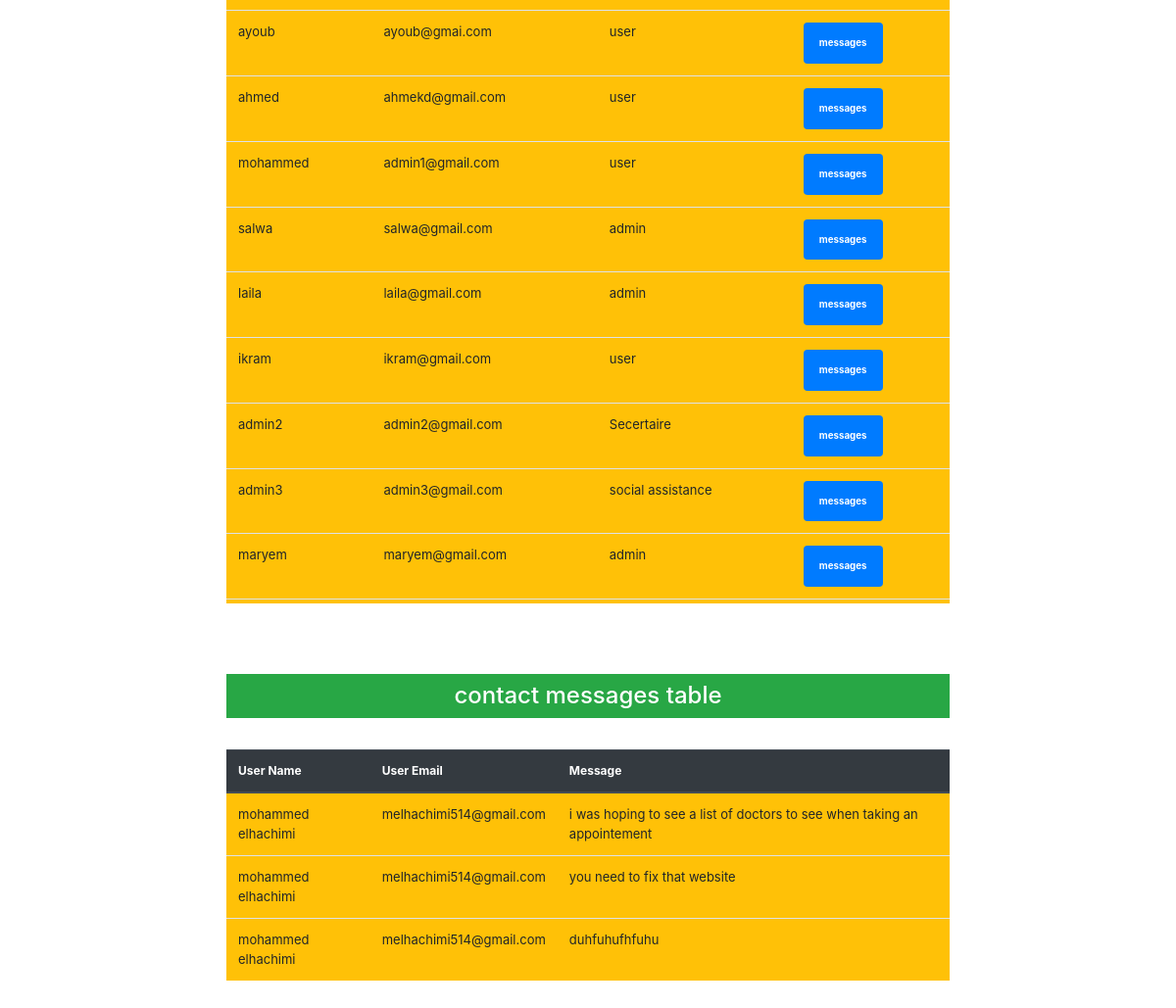
/admin_zone/admin_panel.php (lower part), run on an earlier commit of the app's database.
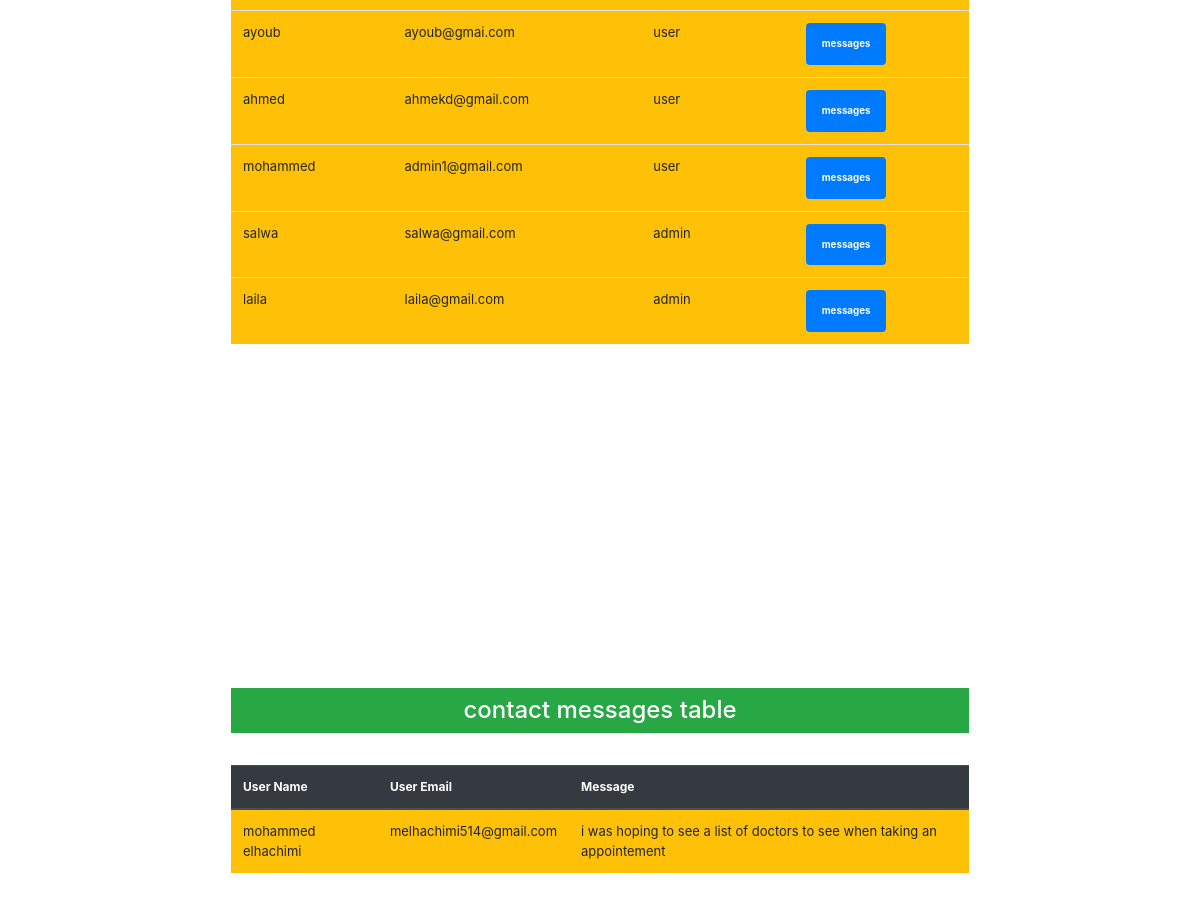
And on a later commit of the database.
### tables this page shows
CREATE TABLE `users` (
  `user_id` int(11) NOT NULL,
  `user_name` varchar(50) NOT NULL,
  `user_email` varchar(200) NOT NULL,
  `user_password` varchar(250) NOT NULL,
  `user_picture` varchar(200) NOT NULL,
  `user_status` varchar(50) NOT NULL
);

CREATE TABLE `contact` (
  `contact_id` int(11) NOT NULL,
  `user_id` int(11) NOT NULL,
  `firstname` varchar(100) NOT NULL,
  `email` varchar(100) NOT NULL,
  `comment` varchar(100) NOT NULL
);

### admin_zone/admin_panel.php (the view, shortened to what this page needs)
<?php
 $data = new Admins();
?>
<!DOCTYPE html>
<head>
	<link rel="stylesheet" type="text/css" href="syntax-highlighter/styles/shCore.css" media="all">
	 <link rel="stylesheet" href="css/bootstrap.min.css">
	<link rel="stylesheet" href="css/normalize.min.css">
	<link rel="stylesheet" href="css/main.css">
	<link rel="stylesheet" href="https://maxcdn.bootstrapcdn.com/bootstrap/4.5.0/css/bootstrap.min.css">
	<link rel="stylesheet" href="https://stackpath.bootstrapcdn.com/font-awesome/4.7.0/css/font-awesome.min.css">
</head>
<body>
	<div class="right_body">
	 <br><br>
	</div>
	<br><br><br>
	   <br><br><br>
		<div class="col-md-8" style="margin: auto;height:927px;overflow-y:scroll;" id="patients">
			<?php
				$con = $data->connect();
				$sql="SELECT * FROM users";
				$stm=$con->prepare($sql);
				$stm->execute();
				$result=$stm->get_result();
			?>
			<br>
		  <table class="table  bg-warning">
			<tbody class="t_body">
			<?php while($row=$result->fetch_assoc()){ ?>
				<tr>
					<td><?=$row['user_name'];?></td>
					<td><?=$row['user_email'];?></td>
					<td><?=$row['user_status'];?></td>
					<td>
					<a href="patient_details.php?details=<?=$row['user_id']; ?>" class="badge badge-primary p-3">messages</a>
					</td>
				<?php } ?>
			</tbody>
		  </table>
	   </div>
	   <br><br><br>
	<div class="col-md-8" style="margin: auto;height:927px;overflow-y:scroll;" id="contact_messages">
        <?php
            $con = $data->connect();
            $sql="SELECT * FROM `contact`";
            $stm=$con->prepare($sql);
            $stm->execute();
            $result=$stm->get_result();
        ?>
			<h4 class="text-center bg-success p-2 text-white">contact messages table</h4>
			<br>
		  <table class="table mr-4 bg-warning">
			<thead class="thead-dark">
				<tr>
					<th>User Name</th>
					<th>User Email</th>
                    <th>Message</th>
				</tr>
			</thead>
			<tbody class="t_body">
			<?php while($row=$result->fetch_assoc()){ ?>
				<tr>
					<td><?=$row['firstname'];?></td>
                    <td><?=$row['email'];?></td>
                    <td><?=$row['comment'];?></td>
				<?php } ?>
			</tbody>
          </table>
	</div>
</body>
</html>

### admin_zone/css/main.css (style rules this page uses)
body { background-color:#FFF; font-family: "Lato", sans-serif; font-weight: 300; font-size:16px; line-height:18px; color:#777; }
.right_body { width: 90% !important; margin: auto; }
@media screen and (max-width: 1220px) { table thead { font-size: 12px; } }
@media screen and (max-width: 1220px) { .right_body { margin: auto !important; width: 96% !important; } }
@media screen and (max-width: 1220px) { .t_body { font-size: 13px !important; } }

What changed in the data, as far as the page shows it:
removed users: user_name "ikram", user_email "ikram@gmail.com", user_status "user"
removed users: user_name "admin2", user_email "admin2@gmail.com", user_status "Secertaire"
removed users: user_name "admin3", user_email "admin3@gmail.com", user_status "social assistance"
removed users: user_name "maryem", user_email "maryem@gmail.com", user_status "admin"
removed contact: firstname "mohammed elhachimi", email "melhachimi514@gmail.com", comment "you need to fix that website"
removed contact: firstname "mohammed elhachimi", email "melhachimi514@gmail.com", comment "duhfuhufhfuhu"
